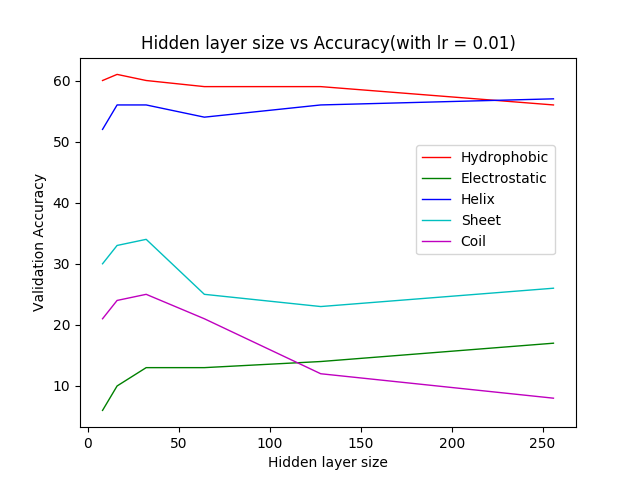

Recreate this plot in Python.
import numpy as np
import matplotlib.pyplot as plt

x = np.array([8, 16, 32, 64, 128, 256])

h_acc = np.array([60,61,60,59,59,56])
e_acc = np.array([6,10,13,13,14,17])
hx_acc = np.array([52,56,56,54,56,57])
s_acc = np.array([30,33,34,25,23,26])
c_acc = np.array([21,24,25,21,12,8])

fig = plt.figure()
ax = fig.add_subplot(111)
ax.set_title('Hidden layer size vs Accuracy(with lr = 0.01)')

ax.set_xlabel('Hidden layer size')
ax.set_ylabel('Validation Accuracy')
ax.plot(x, h_acc, c='r', label='Hydrophobic',linewidth=1.0)
ax.plot(x, e_acc, c='g', label='Electrostatic', linewidth=1.0)
ax.plot(x, hx_acc, c='b', label='Helix',linewidth=1.0)
ax.plot(x, s_acc, c='c', label='Sheet',linewidth=1.0)
ax.plot(x, c_acc, c='m', label='Coil',linewidth=1.0)
plt.legend(bbox_to_anchor=(0.65,0.8),loc=2, borderaxespad=1.)
plt.show()
